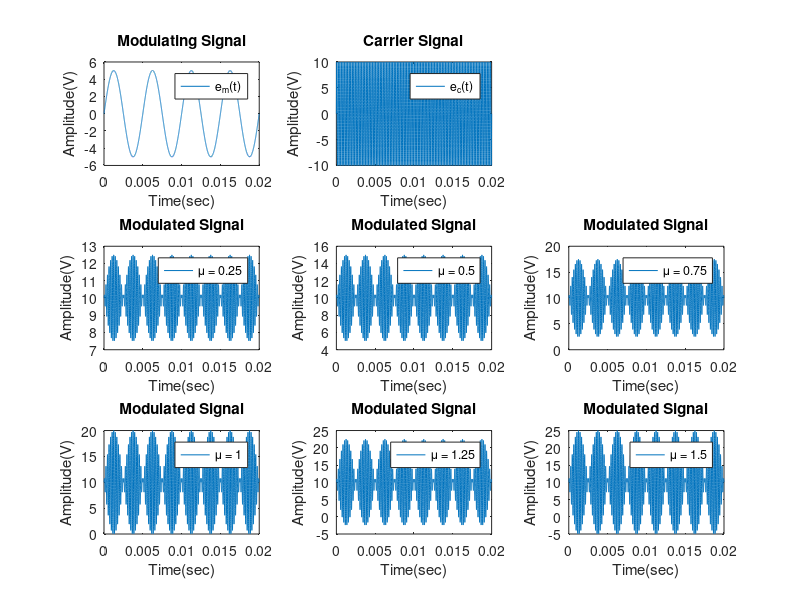

Write the MATLAB code that produced this figure.
clc ;
clear all;  
close all;

fc = 5000;   %carrier frequency = 1kHz
fm = 200;    %modulating frequecy = 100Hz
Ac = 10;     %amplitude of carrier signal 
Am = 5;      %amplitude of modulating signal
m1 = 0.25;
m2 = 0.5;
m3 = 0.75;
m4 = 1;
m5 = 1.25;
m6 = 1.5;
t = linspace(0,0.02,10000);

ec = Ac * sin(2*pi*fc*t); %definition of carrier signal 
em = Am * sin(2*pi*fm*t); %definition of modulating signal 
y1 = Ac * (1 + (m1*sin(2*pi*fm*t).*sin(2*pi*fc*t))); %m1 index modulated signal
y2 = Ac * (1 + (m2*sin(2*pi*fm*t).*sin(2*pi*fc*t))); %m2 index modulated signal
y3 = Ac * (1 + (m3*sin(2*pi*fm*t).*sin(2*pi*fc*t))); %m3 index modulated signal
y4 = Ac * (1 + (m4*sin(2*pi*fm*t).*sin(2*pi*fc*t))); %m4 index modulated signal
y5 = Ac * (1 + (m5*sin(2*pi*fm*t).*sin(2*pi*fc*t))); %m5 index modulated signal
y6 = Ac * (1 + (m6*sin(2*pi*fm*t).*sin(2*pi*fc*t))); %m6 index modulated signal

figure;
subplot(3,3,1); 
plot(t,em);    %plotting modulating/information signal 
xlabel('Time(sec)');
ylabel('Amplitude(V)');
title('Modulating Signal');
legend('e_m(t)');

subplot(3,3,2);
plot(t,ec);   %plotting carrier signal 
xlabel('Time(sec)');
ylabel('Amplitude(V)');
title('Carrier Signal');
legend('e_c(t)');

subplot(3,3,4); 
plot(t,y1);    %plotting modulated signal 1 
xlabel('Time(sec)');
ylabel('Amplitude(V)');
title('Modulated Signal');
legend('\mu = 0.25');

subplot(3,3,5); 
plot(t,y2);    %plotting modulated signal 2 
xlabel('Time(sec)');
ylabel('Amplitude(V)');
title('Modulated Signal');
legend('\mu = 0.5');

subplot(3,3,6); 
plot(t,y3);    %plotting modulated signal 3 
xlabel('Time(sec)');
ylabel('Amplitude(V)');
title('Modulated Signal');
legend('\mu = 0.75');

subplot(3,3,7); 
plot(t,y4);    %plotting modulated signal 4 
xlabel('Time(sec)');
ylabel('Amplitude(V)');
title('Modulated Signal');
legend('\mu = 1');

subplot(3,3,8); 
plot(t,y5);    %plotting modulated signal 5
xlabel('Time(sec)');
ylabel('Amplitude(V)');
title('Modulated Signal');
legend('\mu = 1.25');

subplot(3,3,9); 
plot(t,y6);    %plotting modulated signal 6
xlabel('Time(sec)');
ylabel('Amplitude(V)');
title('Modulated Signal');
legend('\mu = 1.5');

